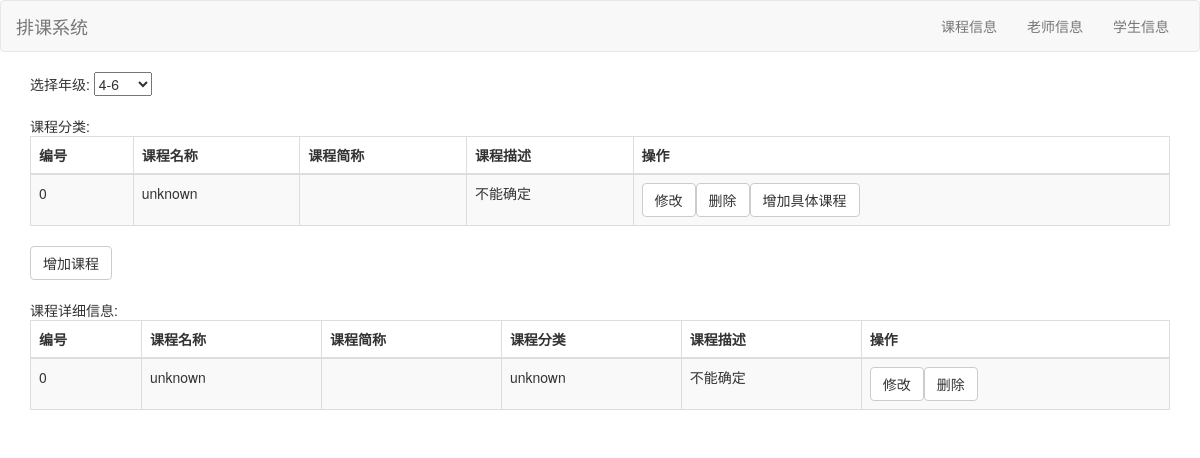
/course.php?grade=0, run on the app's committed database.
### tables this page shows
CREATE TABLE `firstcourse` (
  `id` int(11) NOT NULL AUTO_INCREMENT,
  `grade` int(11) DEFAULT NULL,
  `name` varchar(128) DEFAULT NULL,
  `shortname` varchar(32) DEFAULT NULL,
  `description` varchar(256) DEFAULT NULL,
  `isalive` tinyint(1) DEFAULT '1',
  PRIMARY KEY (`id`)
);

CREATE TABLE `secondcourse` (
  `id` int(11) NOT NULL AUTO_INCREMENT,
  `name` varchar(128) DEFAULT NULL,
  `shortname` varchar(32) DEFAULT NULL,
  `firstcourseid` int(11) DEFAULT NULL,
  `description` varchar(256) DEFAULT NULL,
  `isalive` tinyint(1) DEFAULT '1',
  PRIMARY KEY (`id`),
  KEY `firstcourseid` (`firstcourseid`),
  CONSTRAINT `secondcourse_ibfk_1` FOREIGN KEY (`firstcourseid`) REFERENCES `firstcourse` (`id`)
);

### bussiness/FirstCourseBusinessOperation.php (called while the page is built, shortened)
<?php
require __DIR__ . "/../db/PDOFirstCourseOperation.php";
class FirstCourseBusinessOperation
{
    public function get($key){
        $operator = new PDOFirstCourseOperation();
        $o = $operator->get($key);
        return $o;
    }
    public function getByGrade($grade){
        $operator = new PDOFirstCourseOperation();
        $list = $operator->getByGrade($grade);
        return $list;
    }
}

### db/PDOBaseOperation.php (called while the page is built, shortened)
<?php
abstract class PDOBaseOperation{
    private static $connection;
    private function getConnection()
    {
        if (self::$connection == null) {
            $username = self::USERNAME;
            $password = self::PASSWORD;
            $host = self::HOST;
            $db = self::DB;
            self::$connection  = new PDO("mysql:dbname=$db;host=$host", $username, $password, array(PDO::MYSQL_ATTR_INIT_COMMAND => 'SET NAMES utf8'));
        }
        return self::$connection ;
    }
    protected function executeSql($sql, $binds = null){
        $connection = $this->getConnection();
        $stmt = $connection->prepare($sql);
        if($binds != null) {
            foreach ($binds as $key => $value) {
                $key = ":" . $key;
                $stmt->bindParam($key, $value);
            }
        }
        $stmt->execute();
        $rows = $stmt->fetchAll();
        $result = array();
        if($rows != null){
            foreach ($rows as $row){
                $o = $this->generateObject($row);
                $result[] = $o;
            }
        }
        return $result;
    }
    public function get($key){
        $sql = "select * from " . $this->getTableName() ." where id = :id";
        $list = $this->executeSql($sql, array("id"=> $key));
        $result = null;
        if($list != null){
            $result = $list[0];
        }
        return $result;
    }
}

### db/PDOFirstCourseOperation.php (called while the page is built, shortened)
<?php
require_once "PDOBaseOperation.php";
class PDOFirstCourseOperation extends PDOBaseOperation{
    public function getByGrade($grade){
        $sql = "select * from ". self::TABLENAME . " where grade = :grade";
        $result = $this->executeSql($sql, array("grade" => $grade));
        return $result;
    }
    public function getTableName(){
        return self::TABLENAME;
    }
    public function generateObject($row)
    {
        $o = new stdClass();
        $o->id = $row['id'];
        $o->grade = $row['grade'];
        $o->name = $row['name'];
        $o->shortName = $row['shortname'];
        $o->description = $row['description'];
        return $o;
    }
}

### bussiness/SecondCourseBusinessOperation.php (called while the page is built, shortened)
<?php
require __DIR__ ."/../db/PDOSecondCourseOperation.php";
class SecondCourseBusinessOperation
{
    public function getByGrade($grade){
        $operator = new PDOSecondCourseOperation();
        $list = $operator->getByGrade($grade);
        return $list;
    }
}

### db/PDOSecondCourseOperation.php (called while the page is built, shortened)
<?php
require_once "PDOBaseOperation.php";
class PDOSecondCourseOperation extends PDOBaseOperation {
    public function getByGrade($grade){
        $sql = "select secondcourse.* from " . PDOFirstCourseOperation::TABLENAME . " firstcourse , " . self::TABLENAME . " secondcourse
        where firstcourse.id=secondcourse.firstcourseid and grade = :grade order by secondcourse.firstcourseid";
        $result = $this->executeSql($sql, array("grade" => $grade));
        return $result;
    }
    public function generateObject($row)
    {
        $o = new stdClass();
        $o->id = $row['id'];
        $o->name = $row['name'];
        $o->shortName = $row['shortname'];
        $o->firstCourseId = $row['firstcourseid'];
        $o->description = $row['description'];
        return $o;
    }
}

### course.php (the view, shortened to what this page needs)
<!DOCTYPE html PUBLIC "-//W3C//DTD HTML 4.01 Transitional//EN" "http://www.w3.org/TR/html4/loose.dtd">
<html>
<head>
    <link href="css/bootstrap.css" rel="stylesheet">
</head>
<body>
<?php
require __DIR__ . "/bussiness/FirstCourseBusinessOperation.php";
require __DIR__ . "/bussiness/SecondCourseBusinessOperation.php";
if(isset($_GET["grade"])){
    $grade = $_GET["grade"];
}
else{
    $grade = 1;
}
?>
<div class="navbar navbar-default" role="navigation">
    <div class="container-fluid">
        <div class="navbar-header">
            <a class="navbar-brand" href="#">排课系统</a>
        </div>
        <div class="navbar-collapse collapse">
            <ul class="nav navbar-nav navbar-right">
                <li><a href="./course.html">课程信息</a></li>
                <li><a href="./teacher.html">老师信息</a></li>
                <li><a href="./student.html">学生信息</a></li>
            </ul>
        </div>
    </div>
</div>
<div class="container">
    <form method="get" action="course.php" name="gradeForm" id="gradeForm">
        选择年级:
        <select name="grade" onChange="gradeChanged();">
            <?php
            if($grade == 1){
                echo '<option value="1" selected>4-6</option>';
            }
            else{
                echo '<option value="1">4-6</option>';
            }
            ?>
        </select>
    </form>
    <br>
    课程分类:<br>
    <div class="table-responsive">
        <table class="table table-striped table-bordered">
            <thead>
            <tr>
                <th>编号</th>
                <th>课程名称</th>
                <th>课程简称</th>
                <th>课程描述</th>
                <th>操作</th>
            </tr>
            <thead>
            <tbody>
            <?php
            $firstCourseOperation = new FirstCourseBusinessOperation();
            $firstCourseList = $firstCourseOperation->getByGrade($grade);
            for ($index =0 ; $index < count($firstCourseList); $index++){
                $firstCourse = $firstCourseList[$index];
                echo "<tr>";
                echo "<td>$index</td>";
                echo "<td>", $firstCourse->name, "</td>";
                echo "<td>", $firstCourse->shortName, "</td>";
                echo "<td>", $firstCourse->description, "</td>";
                echo '<td><input type="button" class="btn btn-default" value="修改"';
                echo 'onclick="modifyFirstCourse(', $firstCourse->id, ')">';
                echo '<input type="button" class="btn btn-default" value="删除"';
                echo 'onclick="deleteFirstCourse(', $firstCourse->id, ')">';
                echo '<input type="button" class="btn btn-default" value="增加具体课程"';
                echo 'onclick="addSecondCourse(', $firstCourse->id, ')">';
                echo "</td>";
                echo "</tr>";
            }
            ?>
            </tbody>
        </table>
    </div>
    <input type="button" class="btn btn-default" value='增加课程' onclick="addFirstCourse(<?php echo $grade; ?>)">
    <br> <br>
    课程详细信息:<br>
    <div class="table-responsive">
        <table class="table table-striped table-bordered">
            <thead>
            <tr>
                <th>编号</th>
                <th>课程名称</th>
                <th>课程简称</th>
                <th>课程分类</th>
                <th>课程描述</th>
                <th>操作</th>
            </tr>
            </thead>
            <tbody>
            <?php
            $secondCourseOperation = new SecondCourseBusinessOperation();
            $secondCourseList =  $secondCourseOperation->getByGrade($grade);
            for($index = 0; $index < count($secondCourseList); $index++){
                $secondCourse = $secondCourseList[$index];
                $firstCourse = $firstCourseOperation->get($secondCourse->firstCourseId);
                echo "<tr>";
                echo "<td>", $index, "</td>";
                echo "<td>", $secondCourse->name, "</td>";
                echo "<td>", $secondCourse->shortName, "</td>";
                echo "<td>", $firstCourse->name, "</td>";
                echo "<td>", $secondCourse->description, "</td>";
                echo '<td><input type="button" class="btn btn-default" value="修改"';
                echo 'onclick="modifySecondCourse(', $secondCourse->id, ')">';
                echo '<input type="button" class="btn btn-default" value="删除"';
                echo 'onclick="deleteSecondCourse(', $secondCourse->id, ')">';
            }
            ?>
            </tbody>
        </table>
    </div>
</div>
</body>
</html>

### data on the page
firstcourse: name "unknown", description "不能确定"
secondcourse: name "unknown", firstcourseid.name "unknown", description "不能确定"
